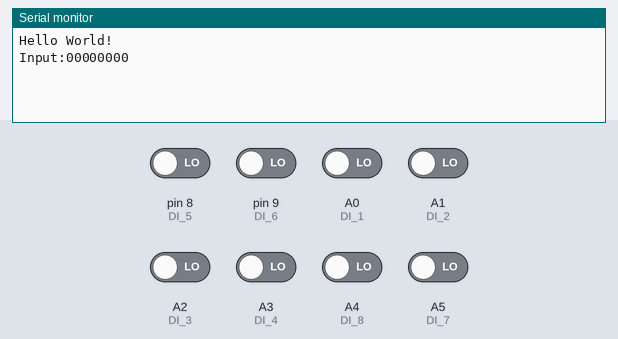
This sketch was run on a simulated Arduino Uno, built with avr-gcc and run on an emulated ATmega328P. Parts: the last lines printed to the serial monitor. The inputs (shaded band) are chosen by the test bench; at power-on: A0 (DI_1), A1 (DI_2), A2 (DI_3), A3 (DI_4), A4 (DI_8), A5 (DI_7), pin 8 (DI_5), pin 9 (DI_6) LOW.

Above: at 1.2 s.
1.3 s: pin 8 (DI_5) driven HIGH
At 2.6 s:
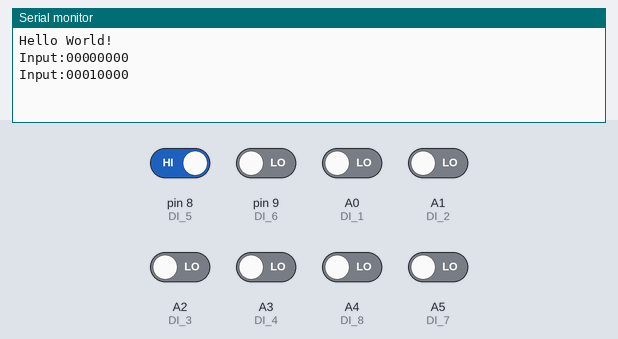
2.8 s: pin 9 (DI_6) driven HIGH
At 4.1 s:
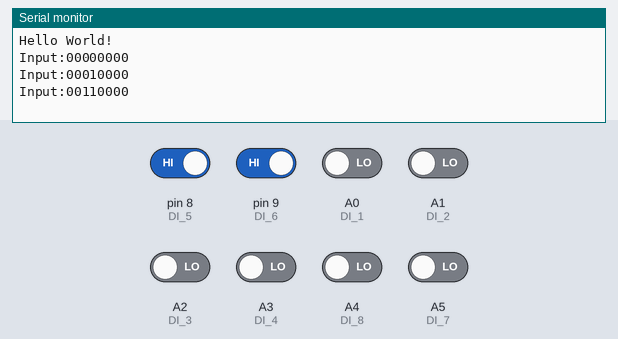
4.3 s: A0 (DI_1) driven HIGH
At 5.2 s:
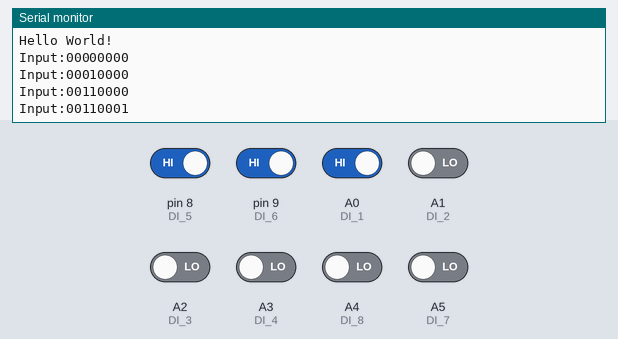
5.8 s: A1 (DI_2) driven HIGH
At 7.0 s:
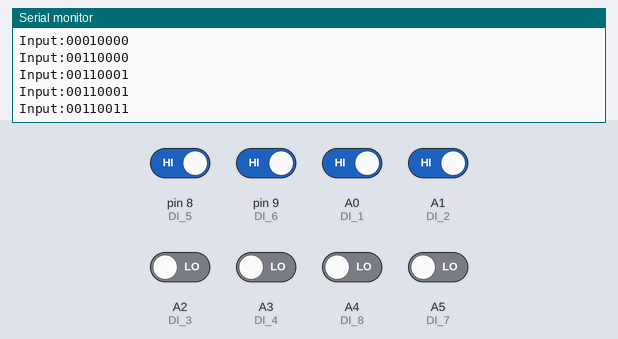
7.3 s: A2 (DI_3) driven HIGH
At 7.9 s:
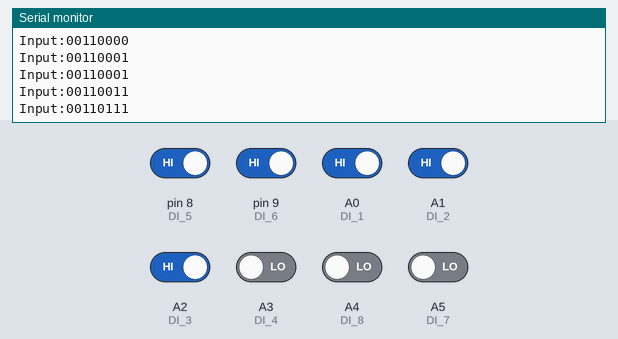
8.8 s: A3 (DI_4) driven HIGH
At 10.6 s:
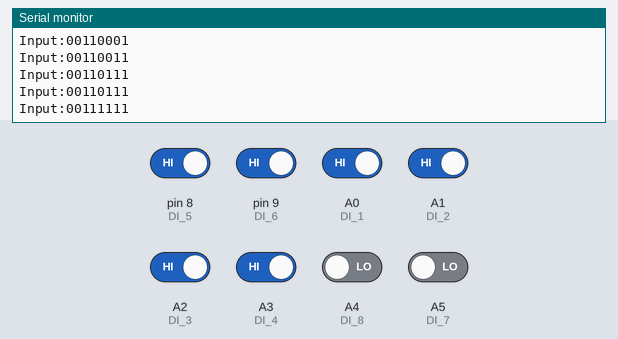
Timing chart, 0 to 11.3 s (numbered marks = the images above; inputs shaded):
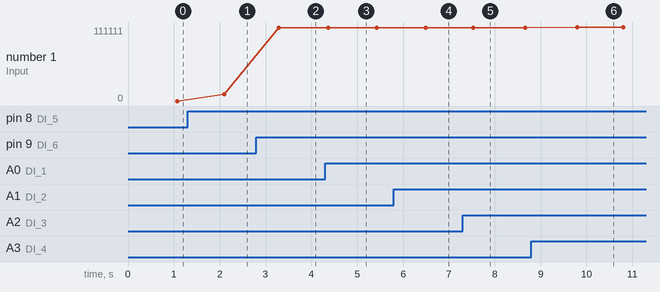

Measured:
- after the input at 1.3 s, the serial monitor: prints a new line after 0.80 s (image 1)
- after the input at 2.8 s, the serial monitor: prints a new line after 0.49 s (image 2)
- after the input at 4.3 s, the serial monitor: prints a new line after 0.06 s (image 3)
- after the input at 5.8 s, the serial monitor: prints a new line after 0.69 s (image 4)
- after the input at 7.3 s, the serial monitor: prints a new line after 0.23 s (image 5)
- after the input at 8.8 s, the serial monitor: prints a new line after 1.0 s (image 6)
- plotted number 1: 0 → 10000 after the input at 1.3 s, 10000 → 110000 after the input at 2.8 s, 110000 → 110001 after the input at 4.3 s, 110001 → 110011 after the input at 5.8 s, 110011 → 110111 after the input at 7.3 s

The sketch:

digitalInput.ino
```cpp
/* Pinout Definition */
#define DI_1 A0
#define DI_2 A1
#define DI_3 A2
#define DI_4 A3
#define DI_5 8
#define DI_6 9
#define DI_7 A5
#define DI_8 A4

uint8_t DI_state = 0;
unsigned long milliSecond = 0 ;
unsigned long last_change = 0;
unsigned long now = 0;
uint16_t bf1s = 0 ;

void setup() {
  Serial.begin(115200);
  Serial.println("Hello World!");

  // initialize the pushbutton pin as an input:
  pinMode(DI_1, INPUT);
  pinMode(DI_2, INPUT);
  pinMode(DI_3, INPUT);
  pinMode(DI_4, INPUT);
  pinMode(DI_5, INPUT);
  pinMode(DI_6, INPUT);
  pinMode(DI_7, INPUT);
  pinMode(DI_8, INPUT);
}

void loop() {
  // put your main code here, to run repeatedly:
  /* update Digital Input pin */
  DI_state = 0;
  if(1 == digitalRead(DI_1))
  {
    DI_state |= 0x01;
  }

  if(1 == digitalRead(DI_2))
  {
    DI_state |= 0x02;
  }

  if(1 == digitalRead(DI_3))
  {
    DI_state |= 0x04;
  }

  if(1 == digitalRead(DI_4))
  {
    DI_state |= 0x08;
  }

  if(1 == digitalRead(DI_5))
  {
    DI_state |= 0x10;
  }


  if(1 == digitalRead(DI_6))
  {
    DI_state |= 0x20;
  }


  if(1 == digitalRead(DI_7))
  {
    DI_state |= 0x40;
  }

  if(1 == digitalRead(DI_8))
  {
    DI_state |= 0x80;
  }

  now = millis();
  if(milliSecond != millis())
  {
    bf1s++;
    milliSecond = millis();
  }

  /* serial out the current state every 1s */
  if(1000 < bf1s)
  {
    bf1s = 0 ;
    Serial.print("Input:");
    for (int i=8;i!=0;i--)
    {
      Serial.print((DI_state >>(i-1)) & 1 == 1 ? "1" : "0"); // will reverse bit order!
    }
    Serial.println();
  }
}
```
